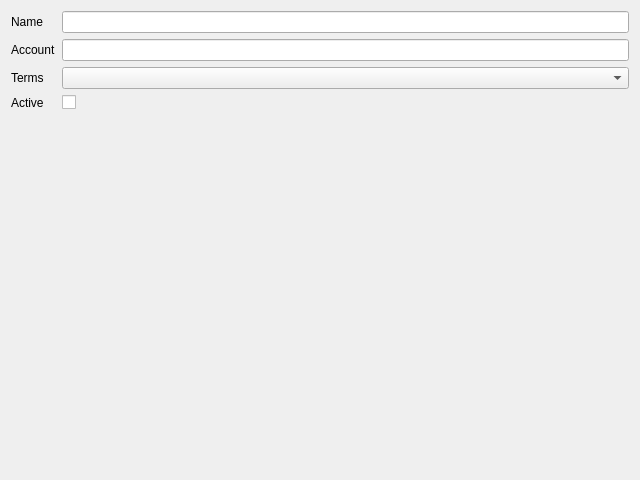
<?xml version="1.0" encoding="UTF-8"?>
<ui version="4.0">
 <class>VendorDialog</class>
 <widget class="QDialog" name="VendorDialog">
  <property name="geometry">
   <rect>
    <x>0</x>
    <y>0</y>
    <width>640</width>
    <height>480</height>
   </rect>
  </property>
  <property name="windowTitle">
   <string>Vendor</string>
  </property>
  <layout class="QFormLayout" name="formLayout">
   <item row="0" column="0">
    <widget class="QLabel" name="label_nameEdit">
     <property name="text">
      <string>Name</string>
     </property>
     <property name="buddy">
      <cstring>nameEdit</cstring>
     </property>
    </widget>
   </item>
   <item row="0" column="1">
    <widget class="QLineEdit" name="nameEdit"/>
   </item>
   <item row="1" column="0">
    <widget class="QLabel" name="label_accountEdit">
     <property name="text">
      <string>Account</string>
     </property>
     <property name="buddy">
      <cstring>accountEdit</cstring>
     </property>
    </widget>
   </item>
   <item row="1" column="1">
    <widget class="QLineEdit" name="accountEdit"/>
   </item>
   <item row="2" column="0">
    <widget class="QLabel" name="label_termsCombo">
     <property name="text">
      <string>Terms</string>
     </property>
     <property name="buddy">
      <cstring>termsCombo</cstring>
     </property>
    </widget>
   </item>
   <item row="2" column="1">
    <widget class="QComboBox" name="termsCombo"/>
   </item>
   <item row="3" column="0">
    <widget class="QLabel" name="label_activeCheck">
     <property name="text">
      <string>Active</string>
     </property>
     <property name="buddy">
      <cstring>activeCheck</cstring>
     </property>
    </widget>
   </item>
   <item row="3" column="1">
    <widget class="QCheckBox" name="activeCheck"/>
   </item>
  </layout>
 </widget>
 <tabstops>
  <tabstop>nameEdit</tabstop>
  <tabstop>accountEdit</tabstop>
  <tabstop>termsCombo</tabstop>
  <tabstop>activeCheck</tabstop>
 </tabstops>
 <resources/>
 <connections/>
</ui>
